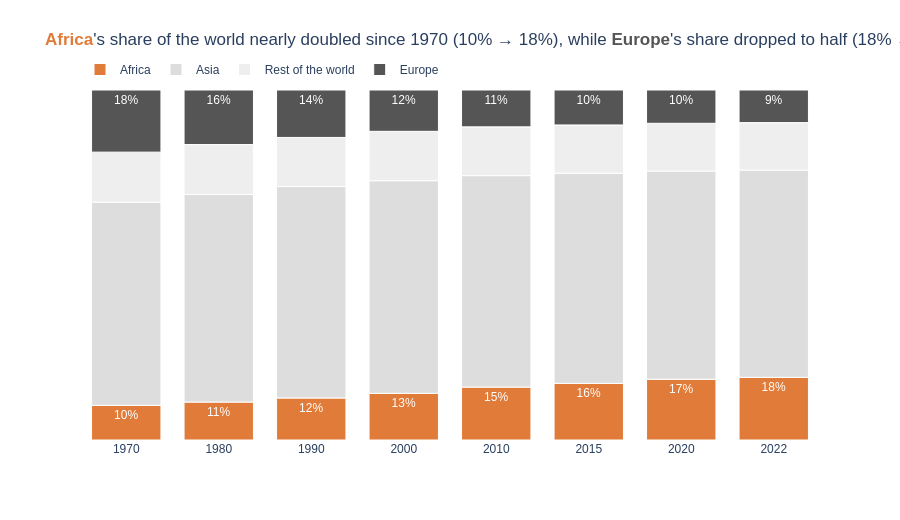

Notebook cell for this chart:
### Markdown cell above
**Chart choice & justification:** *Which chart did you choose, and why? Justify design choices.

Lastly, my selection for this one is a 100% stacked bar chart. Because the concern here is: how the whole is divided each year,rather than absolute numbers. Since each bar represents 100%, the shares can be compared directly across years.

There are two sides to the story: Africa is rising, while Europe is declining. Africa is positioned at the baseline (at the bottom), and Europe is at the top (anchored to the 100% line). This ensures that both highlighted segments have a fixed edge, allowing for an accurate comparison of their lengths, while the segments in between are left to "float." Africa is colored orange (consistent with its color throughout the notebook). Europe is dark gray, serving as a secondary highlight, where Africa’s rise is the primary narrative, and Europe’s decline is its counterpart. The dark gray makes Europe visible without competing with the orange (following a visual hierarchy: the primary highlight is colored, the secondary highlight is dark gray, and the context is light gray).

Furthermore, I wanted to avoid adding an additional color here. Asia and the rest of the world are rendered in light gray as context. Percentage labels are included only for the Africa and Europe segments. A legend is provided to help distinguish between the different shades of gray. Because the years are not equally spaced (2015, 2020, 2022), the x-axis is set to a categorical scale. The colored words in the title correspond to the respective segments.

### Code cell
# Q7
keep = ['Africa', 'Asia', 'Europe']
q7 = df_long.assign(Group=df_long['Continent'].where(df_long['Continent'].isin(keep), 'Rest of the world'))
q7 = q7.groupby(['Year', 'Group'], as_index=False)['Population'].sum()
q7['Share'] = q7['Population'] / q7.groupby('Year')['Population'].transform('sum')   # each year sums to 100%
q7['Label'] = np.where(q7['Group'].isin(['Africa', 'Europe']), q7['Share'].map('{:.0%}'.format), '')
q7['Year'] = q7['Year'].astype(str)          # uneven years -> categorical axis
sh = q7.set_index(['Group', 'Year'])['Share']

fig = px.bar(q7, x='Year', y='Share', color='Group', text='Label',
             color_discrete_map={'Africa': ORANGE, 'Asia': LGREY, 'Rest of the world': '#EEEEEE', 'Europe': DARK},
             category_orders={'Group': ['Africa', 'Asia', 'Rest of the world', 'Europe']},   # Africa on the baseline, Europe on top
             hover_data={'Share': ':.1%', 'Population': ':,', 'Label': False},
             template='plotly_white', height=520)
fig.update_traces(textposition='inside', textfont=dict(color='white', size=12),
                  marker_line_color='white', marker_line_width=1)

fig.update_layout(
    title=(f"<span style='color:{ORANGE}'><b>Africa</b></span>'s share of the world nearly doubled since 1970 "
           f"({sh['Africa','1970']:.0%} → {sh['Africa','2022']:.0%}), while "
           f"<span style='color:{DARK}'><b>Europe</b></span>'s share dropped to half ({sh['Europe','1970']:.0%} → {sh['Europe','2022']:.0%})"),
    font=dict(family='Arial', size=12), bargap=0.25,
    legend=dict(orientation='h', x=0, y=1.1, title=''), margin=dict(t=90),
    xaxis=dict(title='', type='category'),
    yaxis=dict(visible=False, range=[0, 1]))
save_and_show(fig, 'q7_stacked_bar')

### Figure 1 — Plotly figure (JSON) as saved in the notebook; plotly's stock layout.template omitted (floating-point values rounded to 4 significant figures)
{"data": [{"alignmentgroup": "True", "customdata": [[365444348, "10%"], [481536377, "11%"], [638150629, "12%"], [818946032, "13%"], [1055228072, "15%"], [1201102442, "16%"], [1360671810, "17%"], [1426730932, "18%"]], "hovertemplate": "Group=Africa<br>Year=%{x}<br>Share=%{y:.1%}<br>Population=%{customdata[0]:,}<extra></extra>", "legendgroup": "Africa", "marker": {"color": "#E07B39", "pattern": {"shape": ""}, "line": {"color": "white", "width": 1}}, "name": "Africa", "offsetgroup": "Africa", "orientation": "v", "showlegend": true, "text": ["10%", "11%", "12%", "13%", "15%", "16%", "17%", "18%"], "textposition": "inside", "x": ["1970", "1980", "1990", "2000", "2010", "2015", "2020", "2022"], "xaxis": "x", "y": [0.09893, 0.1084, 0.1201, 0.1332, 0.1511, 0.1618, 0.1736, 0.1789], "yaxis": "y", "type": "bar", "textfont": {"color": "white", "size": 12}}, {"alignmentgroup": "True", "customdata": [[2144906290, ""], [2635334228, ""], [3210563577, ""], [3735089604, ""], [4220041327, ""], [4458250182, ""], [4663086535, ""], [4721383274, ""]], "hovertemplate": "Group=Asia<br>Year=%{x}<br>Share=%{y:.1%}<br>Population=%{customdata[0]:,}<extra></extra>", "legendgroup": "Asia", "marker": {"color": "#DDDDDD", "pattern": {"shape": ""}, "line": {"color": "white", "width": 1}}, "name": "Asia", "offsetgroup": "Asia", "orientation": "v", "showlegend": true, "text": ["", "", "", "", "", "", "", ""], "textposition": "inside", "x": ["1970", "1980", "1990", "2000", "2010", "2015", "2020", "2022"], "xaxis": "x", "y": [0.5806, 0.5932, 0.6041, 0.6076, 0.6043, 0.6005, 0.5948, 0.5921], "yaxis": "y", "type": "bar", "textfont": {"color": "white", "size": 12}}, {"alignmentgroup": "True", "customdata": [[527862032, ""], [633002607, ""], [745156662, ""], [866926644, ""], [972901665, ""], [1023921529, ""], [1069700062, ""], [1082151298, ""]], "hovertemplate": "Group=Rest of the world<br>Year=%{x}<br>Share=%{y:.1%}<br>Population=%{customdata[0]:,}<extra></extra>", "legendgroup": "Rest of the world", "marker": {"color": "#EEEEEE", "pattern": {"shape": ""}, "line": {"color": "white", "width": 1}}, "name": "Rest of the world", "offsetgroup": "Rest of the world", "orientation": "v", "showlegend": true, "text": ["", "", "", "", "", "", "", ""], "textposition": "inside", "x": ["1970", "1980", "1990", "2000", "2010", "2015", "2020", "2022"], "xaxis": "x", "y": [0.1429, 0.1425, 0.1402, 0.141, 0.1393, 0.1379, 0.1365, 0.1357], "yaxis": "y", "type": "bar", "textfont": {"color": "white", "size": 12}}, {"alignmentgroup": "True", "customdata": [[655923991, "18%"], [692527159, "16%"], [720320797, "14%"], [726093423, "12%"], [735613934, "11%"], [741535608, "10%"], [745792196, "10%"], [743147538, "9%"]], "hovertemplate": "Group=Europe<br>Year=%{x}<br>Share=%{y:.1%}<br>Population=%{customdata[0]:,}<extra></extra>", "legendgroup": "Europe", "marker": {"color": "#555555", "pattern": {"shape": ""}, "line": {"color": "white", "width": 1}}, "name": "Europe", "offsetgroup": "Europe", "orientation": "v", "showlegend": true, "text": ["18%", "16%", "14%", "12%", "11%", "10%", "10%", "9%"], "textposition": "inside", "x": ["1970", "1980", "1990", "2000", "2010", "2015", "2020", "2022"], "xaxis": "x", "y": [0.1776, 0.1559, 0.1355, 0.1181, 0.1053, 0.09987, 0.09514, 0.0932], "yaxis": "y", "type": "bar", "textfont": {"color": "white", "size": 12}}], "layout": {"xaxis": {"anchor": "y", "domain": [0, 1], "title": {"text": ""}, "type": "category"}, "yaxis": {"anchor": "x", "domain": [0, 1], "title": {"text": "Share"}, "visible": false, "range": [0, 1]}, "legend": {"title": {"text": ""}, "tracegroupgap": 0, "orientation": "h", "x": 0, "y": 1.1}, "margin": {"t": 90}, "barmode": "relative", "height": 520, "font": {"family": "Arial", "size": 12}, "title": {"text": "<span style='color:#E07B39'><b>Africa</b></span>'s share of the world nearly doubled since 1970 (10% → 18%), while <span style='color:#555555'><b>Europe</b></span>'s share dropped to half (18% → 9%)"}, "bargap": 0.25}}
